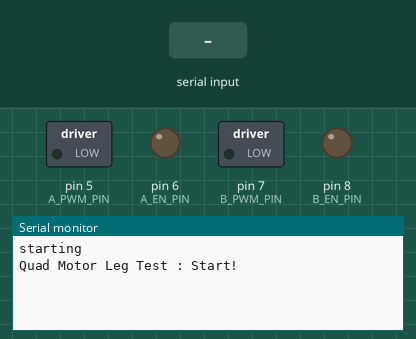
A sketch run on a simulated Arduino Leonardo, built for the host (arithmetic inside an expression is 32-bit, double 64-bit). On the bench: switched loads named in the sketch (green lamp = pin HIGH), output pins drawn as LEDs (lit = HIGH), the last lines printed to the serial monitor. The inputs (shaded band) are chosen by the test bench. Pins used as bus, display or sensor lines are not drawn.

Above: at 1.2 s.
1.3 s: "<90,45,200>" received over Serial
At 2.5 s:
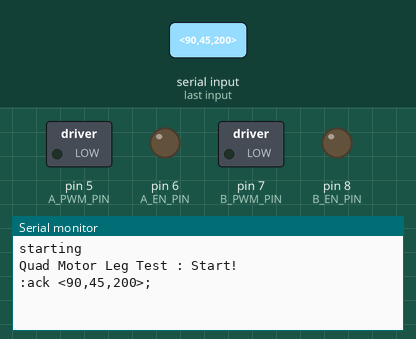
2.8 s: "<0>" received over Serial
At 3.7 s:
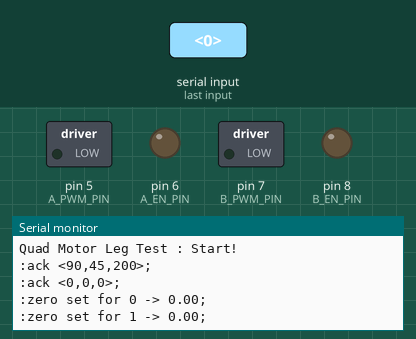

Measured:
- after the input at 1.3 s, the serial monitor: prints a new line at once (image 1)
- after the input at 2.8 s, the serial monitor: prints a new line at once (image 2)

The sketch:

Programmev0.9_PIDLibraryTest.ino
```cpp
// Programm for each arduino of the SpaceDog Project from The SPACE by Andrea Ventura
// Each arduino control 1 leg
// The programm is the same for each leg, EXCEPT:
// !!!!!! In the PID creation, motor A is direct and B reverse
// !!!!!! for the front left and back right leg
// !!!!!! and the opposite or the front right and back left legs
// !!!!!! because of the way the encoders for angle mesurments are mounted

#include <SPI.h>
#include <avr/io.h>
#include <avr/interrupt.h>
#include <PID_v1.h>
//#include <Math.h>
//#include <Wire.h>

//----------------leg----------------------------
#define A_PWM_PIN  5       // Speed of motor A and B in PWM units, value from 0 to 255
#define A_EN_PIN   6       // Motor A is top motor B is botom

#define B_PWM_PIN  7      // This sets the direction of motor A and B, set to HIGH for outward motion and LOW for inward motion
#define B_EN_PIN   8

//----------------Encoders-----------------------
#define A_CS_PIN 48 //Chip or Slave select Angle A
#define B_CS_PIN 46 //Chip or Slave select Angle B

#define WAITING_MS 20 // time left by the master between reads
#define WAITING_DS 150

//----------------Angles Mesurments and calculation variables--------

uint8_t temp[2]; // contains the MSB, LSB of the position

uint16_t ABSposition = 0;  //  stores the Absolute position to be read from the encoder

int motorPwmPinsArray[2] = {A_PWM_PIN, B_PWM_PIN};
int motorEnablePinsArray[2] = {A_EN_PIN, B_EN_PIN};
int encoderCSPinsArray[2]={A_CS_PIN, B_CS_PIN};

unsigned long Dt = 0;
unsigned long Mt = 0;

bool flagZero = 0;


double legsAngles[2] = {0, 0};   //A, B
double legsAnglesPrevious[2] = {0, 0};    // memory of previous angle value mesured

double legsAnglesZero[2] = {0, 0};
double anglesSetpointsArray[2] = {0, 0};
double setpointMargin = 1;  // angle margin when reaching new position (total margin is twice that amount)
double deltaError[2] = {0,0};
double pwmValue[2] = {0,0};
int encoderNtours[2] = {0,0};

int tryErrorAngle[2] = {0,0};

int kP = 100;

//--------------------PID Lib variables--------------------------

PID myPIDmotorA(&legsAngles[0],&pwmValue[0],&anglesSetpointsArray[0],100,0,0,DIRECT);
PID myPIDmotorB(&legsAngles[1],&pwmValue[1],&anglesSetpointsArray[1],100,0,0,REVERSE);
//---------------------------------------------------------------
//---------------data and transmissions variables----------------
int val1, val2, val3;

const byte numChars = 32;
char receivedChars[numChars];
char tempChars[numChars];        // temporary array for use by strtok() function

      // variables to hold the parsed data
char messageFromPC[numChars] = {0};

boolean newData = false;
//---------------------------------------------------------------

void setup()
{
  // put your setup code here, to run once:
  pinMode(A_CS_PIN,OUTPUT);//Slaves encoders configuration
  pinMode(B_CS_PIN,OUTPUT);

  pinMode(A_PWM_PIN, OUTPUT);
  pinMode(A_EN_PIN, OUTPUT);
  pinMode(B_PWM_PIN, OUTPUT);
  pinMode(B_EN_PIN, OUTPUT);

  digitalWrite(A_CS_PIN,HIGH);  //Slaves encoders de-selected
  digitalWrite(B_CS_PIN,HIGH);


  //------initialize Timer3 for measure and Timer4 for PID--------

  //visit http://www.engblaze.com/microcontroller-tutorial-avr-and-arduino-timer-interrupts/
  //for a great little tutorial about timer interrupts
  //most of the basic interupt routine used here comes from there


  cli();  // disable global interrupts

  TCCR3A = 0; // set entire TCCR3A register to 0
  TCCR3B = 0; // same for TCCR3B

  TCNT3 = 2500;            //offset the timer by 10ms
  // set compare match register to desired timer count:
  OCR3A = 5000;            //5000 for 20ms timer with 64 prescaler
  // turn on CTC mode:
  TCCR3B |= (1 << WGM32);
  // Set CS30 and 31 bit for 64 prescaler:
  TCCR3B |= (1 << CS30);
  TCCR3B |= (1 << CS31);
  // enable timer compare interrupt:
  TIMSK3 |= (1 << OCIE3A);

  //------------------------------------------------------------------

  TCCR4A = 0; // set entire TCCR4A register to 0
  TCCR4B = 0; // same for TCCR4B

  // set compare match register to desired timer count:
  OCR4A = 5000;            //5000 for 20ms timer with 64 prescaler
  // turn on CTC mode:
  TCCR4B |= (1 << WGM42);
  // Set CS40 and 41 bit for 64 prescaler:
  TCCR4B |= (1 << CS40);
  TCCR4B |= (1 << CS41);
  // enable timer compare interrupt:
  TIMSK4 |= (1 << OCIE4A);

  sei();  // enable global interrupts


  //--------------------End initialize Timer4--------------------------
  //----------Initialize SPI comm for encoders mesurments--------------
  SPI.begin();
  SPI.setBitOrder(MSBFIRST);
  SPI.setDataMode(SPI_MODE0);
  SPI.setClockDivider(SPI_CLOCK_DIV64);

  SPI.end();


  //---------------------------End SPI---------------------------------
  //-----------------------PID Library setup---------------------------

  myPIDmotorA.SetOutputLimits(-255, 255);
  myPIDmotorA.SetSampleTime(0);
  myPIDmotorB.SetOutputLimits(-255, 255);
  myPIDmotorB.SetSampleTime(0);

  //-------------------------------------------------------------------
  Serial.begin(9600);
  Serial.println("starting");
  Serial.flush();
  Serial.println("Quad Motor Leg Test : Start!");
}

ISR(TIMER3_COMPA_vect)  //function executed when timer3 interrupt
{                       //Angular position mesurments
  getPosition(0);
  getPosition(1);
}

ISR(TIMER4_COMPA_vect)  //function executed when timer4 interrupt
{                       //PID computation

  myPIDmotorA.Compute();
  moveMotor(0);
  myPIDmotorB.Compute();
  moveMotor(1);
}

double mapfloat(double x, double in_min, double in_max, double out_min, double out_max)
{
  return (x - in_min) * (out_max - out_min) / (in_max - in_min) + out_min;
}

uint8_t SPI_T (int index, uint8_t msg)    //Repetive SPI transmit sequence
{
   uint8_t msg_temp = 0;  //  variable to hold received data
   digitalWrite(encoderCSPinsArray[index],LOW);  //  select spi device
   msg_temp = SPI.transfer(msg); // sends (receive) message to (from) the encoder #index
   digitalWrite(encoderCSPinsArray[index],HIGH); //  deselect spi device
   delayMicroseconds(10);   //delay here to prevent the AMT20 from having to prioritize SPI over obtaining our position
   return (msg_temp);    //return received byte
}

void getPosition(int index){
  int tryAmount = 0;
  uint8_t received = 0xA5;    //just a temp variable that the encoder will send if he's not ready of there isn't any remaining data to be sent
  uint16_t ABSposition = 0;  //  stores the Absolute position to be read from the encoder

  SPI.begin();    //start transmition

  SPI_T(index,0x10);   //issue read command to encoder #1
  received = SPI_T(index,0x00);    //issue NOP to check if encoder is ready to send
  while (received != 0x10 and tryAmount++ < 5)    //loop while encoder is not ready to send
  {
    received = SPI_T(index,0x00);    //check again if both encoders are still working
    //Serial.println("Encoder #1 not ready ! ");
    //Serial.println(tryAmount);
  }

  temp[0] = SPI_T(index,0x00);    //Receive MSB
  temp[1] = SPI_T(index,0x00);    //Receive LSB
  temp[0] &=~ 0xF0;    //mask out the first 4 bits

  SPI.end();    //end transmition

  ABSposition = temp[0] << 8;    //shift MSB to correct ABSposition in ABSposition message
  ABSposition += temp[1];    // add LSB to ABSposition message to complete message

  //Serial.println(ABSposition);

  legsAngles[index] = (ABSposition * 0.08789)+encoderNtours[index]*360; // approx 360/4096
  //--------------Angle Roll-Over Managements-----------
  if (legsAnglesPrevious[index]-(encoderNtours[index]*360) > 355 and legsAngles[index]-(encoderNtours[index]*360) < 5){
    legsAngles[index] += 360;
    encoderNtours[index] += 1;
  }
  else if (legsAnglesPrevious[index]-(encoderNtours[index]*360) < 5 and legsAngles[index]-(encoderNtours[index]*360) > 355){
    legsAngles[index] -= 360;
    encoderNtours[index] -= 1;
  }
  legsAnglesPrevious[index] = legsAngles[index];
}

void IncrSetPoint(int choiceMotor, double choiceAngle){
  if (flagZero){
    anglesSetpointsArray[choiceMotor] += choiceAngle;
  }
}

void abslSetPoint(int choiceMotor, double choiceAngle){
  if (flagZero){
    anglesSetpointsArray[choiceMotor] = legsAnglesZero[choiceMotor] + choiceAngle;
  }
}

void computePID(int index){
  if (flagZero){
    deltaError[index] = anglesSetpointsArray[index] - legsAngles[index];
    if (deltaError[index] > 0){
      digitalWrite(motorEnablePinsArray[index], 1);
    }
    else if (deltaError[index] < 0){
      digitalWrite(motorEnablePinsArray[index], 0);
      deltaError[index] = abs(deltaError[index]);
    }
    pwmValue[index] = deltaError[index] * kP;
    if (pwmValue[index] < 165){
      pwmValue[index] = 0;
    }
    else if (pwmValue[index] > 255){
      pwmValue[index] = 255;
    }
    analogWrite(motorPwmPinsArray[index], pwmValue[index]);


    //deltaError[index] > setpointMargin pwmValue[index]
    /**
    if (legsAngles[index] > anglesSetpointsArray[index] + 1){
      digitalWrite(motorEnablePinsArray[index], 0);
      analogWrite(motorPwmPinsArray[index], 255);
    }
    else if (legsAngles[index] < anglesSetpointsArray[index] - 1){
      digitalWrite(motorEnablePinsArray[index], 1);
      analogWrite(motorPwmPinsArray[index], 255);
    }
    else{
      analogWrite(motorPwmPinsArray[index], 0);
      //Serial.println(":Angle "+String(index)+" -> "+String(legsAngles[index])+";");
    }
    **/
  }
}

void setZero(){
  for (int i = 0; i<=1; i++){
     getPosition(i);
     legsAnglesZero[i] = legsAngles[i];
     anglesSetpointsArray[i] = legsAngles[i];

     Serial.println(":zero set for "+String(i)+" -> "+String(legsAnglesZero[i])+";");
  }
  flagZero = 1;
  myPIDmotorA.SetMode(AUTOMATIC);
  myPIDmotorB.SetMode(AUTOMATIC);
}

void moveMotor(int index){    //apply the pwm calculated by the PID to the motor
  //Serial.println(":PWM value "+String(pwmValue[index])+";");
  if (pwmValue[index] > 165){
    digitalWrite(motorEnablePinsArray[index], 1);
    analogWrite(motorPwmPinsArray[index], pwmValue[index]);
  }
  else if (pwmValue[index] < -165){
    digitalWrite(motorEnablePinsArray[index], 0);
    analogWrite(motorPwmPinsArray[index], -pwmValue[index]);
  }
  else {
    analogWrite(motorPwmPinsArray[index], 0);
  }

}

void recvWithStartEndMarkers() {
    static boolean recvInProgress = false;
    static byte ndx = 0;
    char startMarker = '<';
    char endMarker = '>';
    char rc;

    while (Serial.available() > 0 && newData == false) {
        rc = Serial.read();

        if (recvInProgress == true) {
            if (rc != endMarker) {
                receivedChars[ndx] = rc;
                ndx++;
                if (ndx >= numChars) {
                    ndx = numChars - 1;
                }
            }
            else {
                receivedChars[ndx] = '\0'; // terminate the string
                recvInProgress = false;
                ndx = 0;
                newData = true;
            }
        }

        else if (rc == startMarker) {
            recvInProgress = true;
        }
    }
}

void parseData() {
  // split the data into its parts
  char * strtokIndx; // this is used by strtok() as an index

  strtokIndx = strtok(tempChars,",");
  val1 = atoi(strtokIndx);             // convert this part to an integer,
                                       //can be to a float too with atof?
  strtokIndx = strtok(NULL, ",");
  val2 = atoi(strtokIndx);

  strtokIndx = strtok(NULL, ",");
  val3 = atof(strtokIndx);             // convert this part to a float
}

void interpretData() {
  char  buff[20];
  sprintf(buff,":ack <%d,%d,%d>;",val1,val2,val3);
  Serial.flush();
  Serial.println(buff);

  if (val1 == 0){
    setZero();
  }
  else if (val1 == 1){
    IncrSetPoint(val2, val3);
  }
  else if (val1 == 2){
    abslSetPoint(val2, val3);
  }
}

void reception(){
  recvWithStartEndMarkers();
  if (newData == true) {
    strcpy(tempChars, receivedChars);
    // this temporary copy is necessary to protect the original data
    //   because strtok() replaces the commas with \0
    parseData();
    //showParsedData();
    interpretData();
    newData = false;
  }
}
void loop() {
  reception();
}
```
